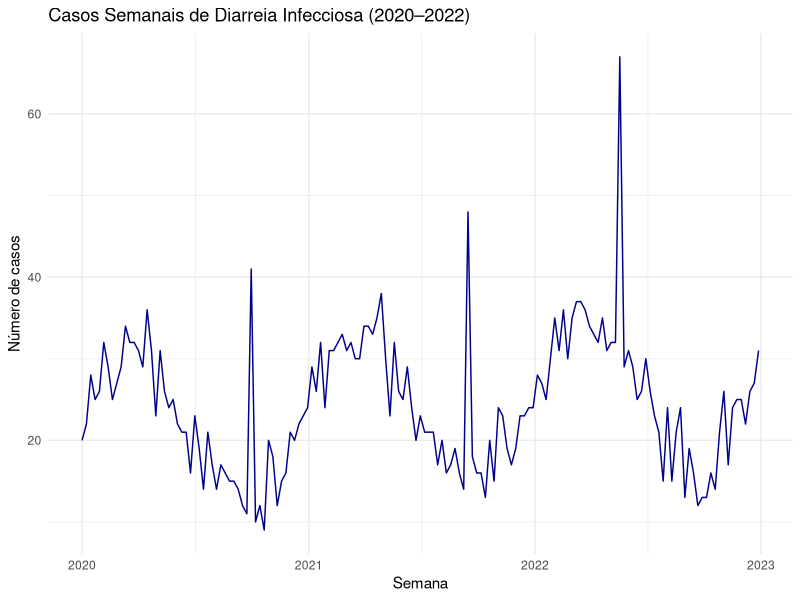
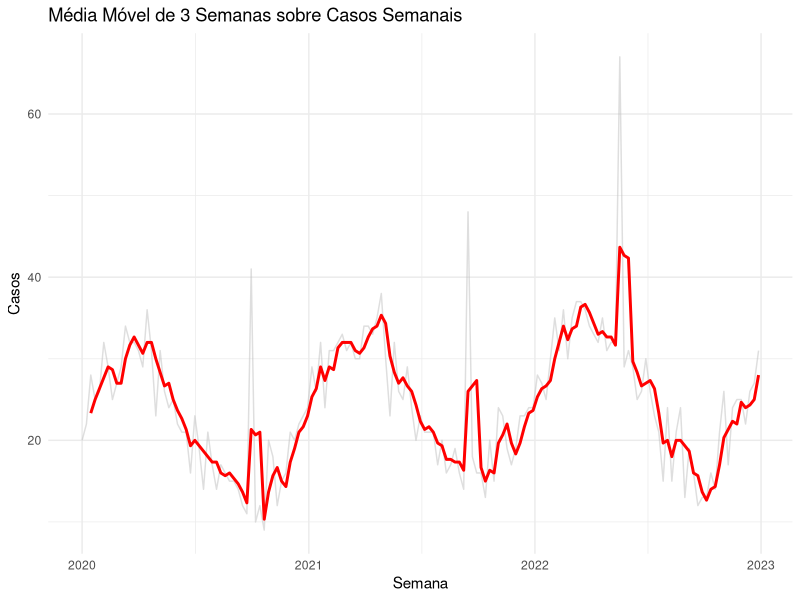
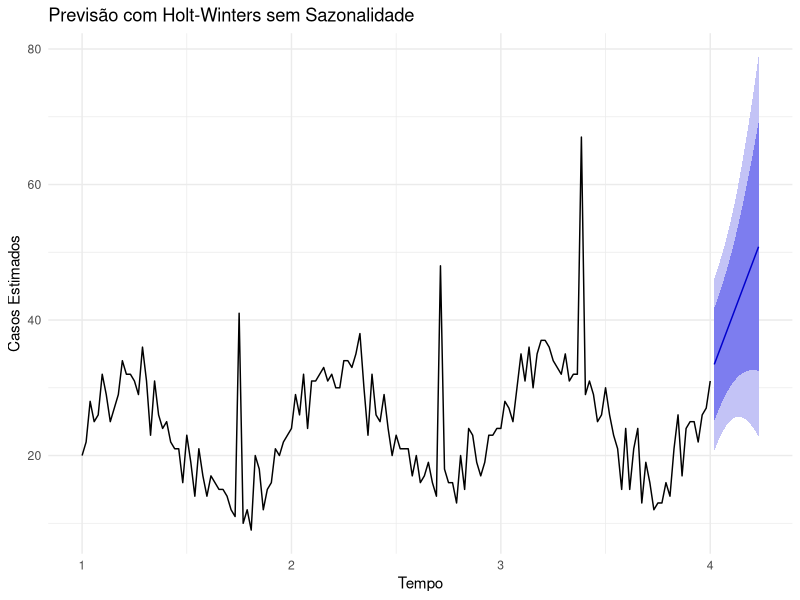
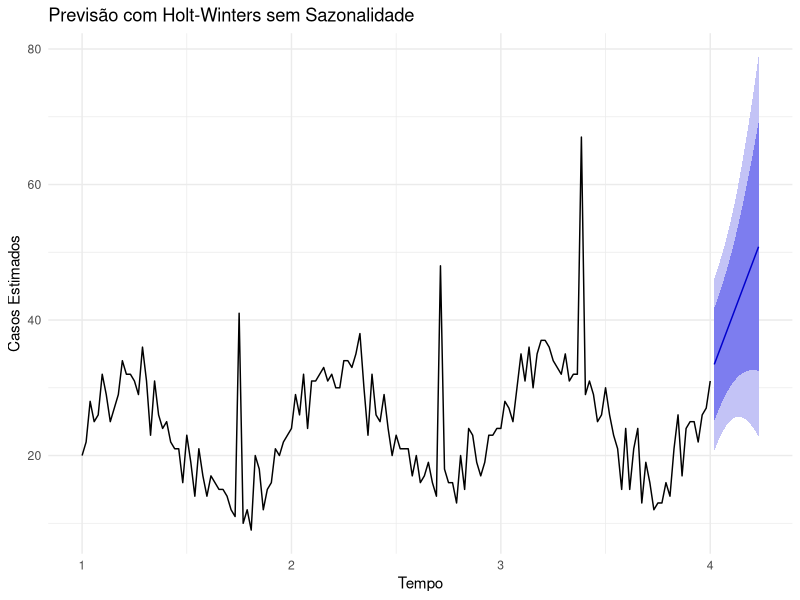
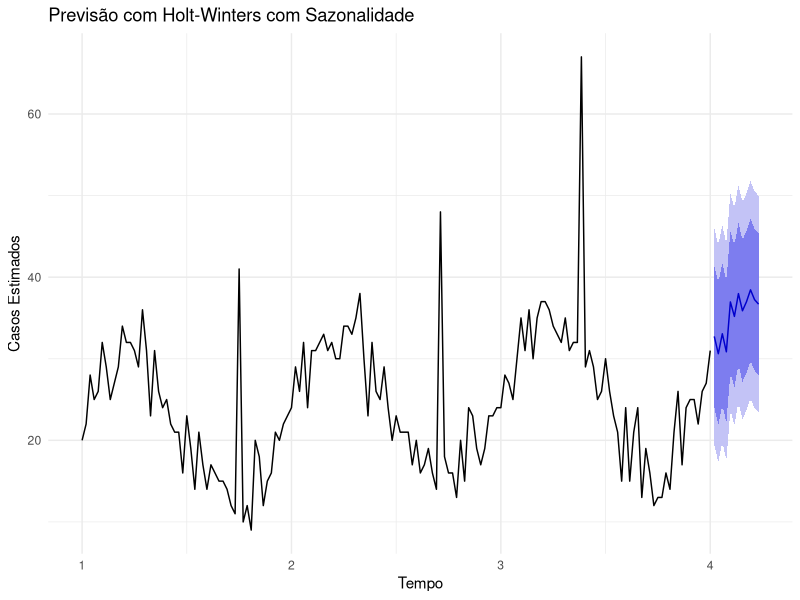
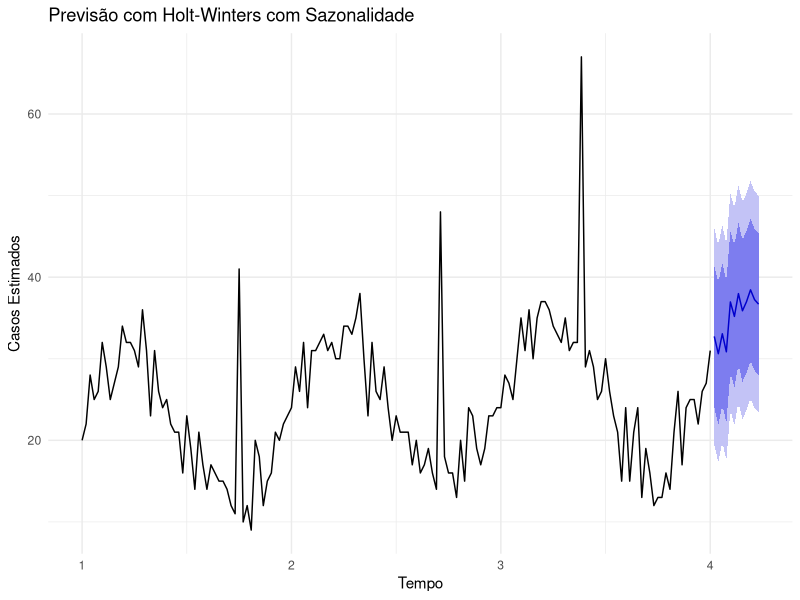
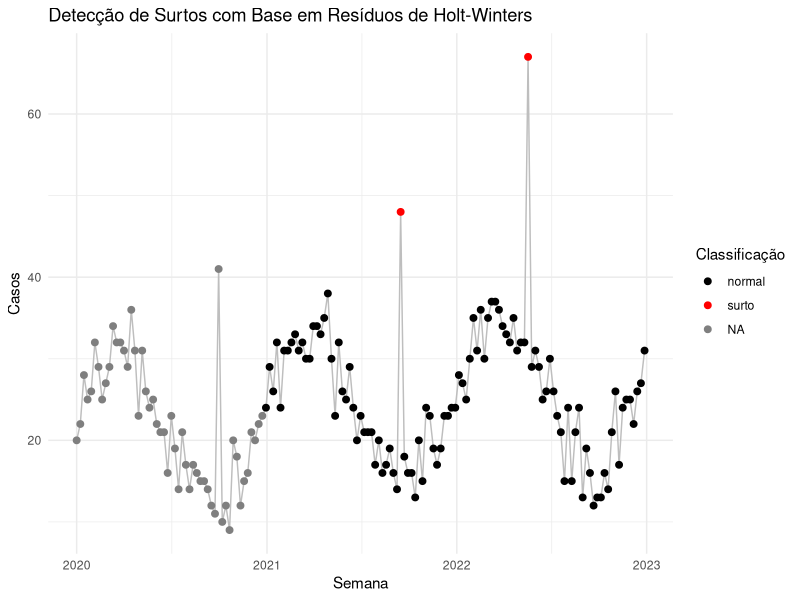

These figures' R source, in order:
# Aula 10 - Médias Móveis, Séries Temporais e Detecção de Surtos

# Problema proposto:
# Uma equipe de vigilância epidemiológica monitora semanalmente o número de casos de diarreia infecciosa em um município.
# O objetivo é identificar padrões sazonais, tendências e detectar possíveis surtos ao longo do tempo.
# A equipe usará técnicas de séries temporais como médias móveis e modelos de suavização exponencial (Holt-Winters)
# para apoiar decisões de intervenção.

# =============================================================
# 1. Carregando pacotes necessários
# =============================================================

library(tidyverse)     # Manipulação de dados e gráficos
library(lubridate)     # Manipulação de datas
library(zoo)           # Médias móveis
library(forecast)      # Modelos de séries temporais (Holt-Winters)

# =============================================================
# 2. Simulando base semanal de casos de diarreia (3 anos)
# =============================================================

set.seed(123)
data_semanal <- seq.Date(from = as.Date("2020-01-01"), to = as.Date("2022-12-31"), by = "week")
n <- length(data_semanal)

# Criando padrão com tendência leve de crescimento + sazonalidade + ruído
casos <- 20 + 
  0.05 * seq_len(n) +                                   # tendência
  10 * sin(2 * pi * seq_len(n)/52) +                    # sazonalidade anual
  rnorm(n, mean = 0, sd = 3)                            # ruído aleatório

# Adicionando surtos pontuais em algumas datas
casos[c(40, 90, 125)] <- casos[c(40, 90, 125)] + 30

serie <- tibble(
  semana = data_semanal,
  casos = round(casos)
)

# =============================================================
# 3. Visualização inicial da série temporal
# =============================================================

serie %>%
  ggplot(aes(x = semana, y = casos)) +
  geom_line(color = "darkblue") +
  labs(title = "Casos Semanais de Diarreia Infecciosa (2020–2022)",
       x = "Semana", y = "Número de casos") +
  theme_minimal()

# =============================================================
# 4. Média móvel simples (janela de 3 semanas)
# =============================================================

serie <- serie %>%
  mutate(media_movel_3s = rollmean(casos, k = 3, fill = NA, align = "right"))

serie %>%
  ggplot(aes(x = semana)) +
  geom_line(aes(y = casos), color = "gray", alpha = 0.5) +
  geom_line(aes(y = media_movel_3s), color = "red", size = 1) +
  labs(title = "Média Móvel de 3 Semanas sobre Casos Semanais",
       x = "Semana", y = "Casos") +
  theme_minimal()

# Comentário:
# A média móvel suaviza as flutuações semanais e ajuda a destacar a tendência geral.
# No entanto, ela pode atrasar a detecção de surtos rápidos por suavizar os picos.

# =============================================================
# 5. Suavização exponencial simples (Holt-Winters sem sazonalidade)
# =============================================================

serie_ts <- ts(serie$casos, frequency = 52)  # frequência semanal
modelo_hw_simples <- HoltWinters(serie_ts, beta = TRUE, gamma = FALSE)

# Gerando previsões a partir do modelo
previsao_simples <- forecast(modelo_hw_simples, h = 12)

# Plotando as previsões
forecast::autoplot(previsao_simples) +
  labs(title = "Previsão com Holt-Winters sem Sazonalidade",
       x = "Tempo", y = "Casos Estimados") +
  theme_minimal()
# =============================================================

serie_ts <- ts(serie$casos, frequency = 52)  # frequência semanal
modelo_hw_simples <- HoltWinters(serie_ts, beta = TRUE, gamma = FALSE)

forecast::autoplot(previsao_simples) +
  labs(title = "Previsão com Holt-Winters sem Sazonalidade",
       x = "Tempo", y = "Casos Estimados") +
  theme_minimal()

# Comentário:
# Esse modelo captura tendência mas não a sazonalidade. Útil para séries com variações suaves e sem padrão cíclico.

# =============================================================
# 6. Holt-Winters com sazonalidade
# =============================================================

modelo_hw_sazonal <- HoltWinters(serie_ts)

# Gerando previsões a partir do modelo com sazonalidade
previsao_sazonal <- forecast(modelo_hw_sazonal, h = 12)

# Plotando as previsões
forecast::autoplot(previsao_sazonal) +
  labs(title = "Previsão com Holt-Winters com Sazonalidade",
       x = "Tempo", y = "Casos Estimados") +
  theme_minimal()
# =============================================================

modelo_hw_sazonal <- HoltWinters(serie_ts)

forecast::autoplot(previsao_sazonal) +
  labs(title = "Previsão com Holt-Winters com Sazonalidade",
       x = "Tempo", y = "Casos Estimados") +
  theme_minimal()

# Comentário:
# Este modelo considera tendência e sazonalidade (via componente gamma).
# Ideal quando há variações cíclicas previsíveis, como em doenças sensíveis ao clima.

# =============================================================
# 7. Avaliação dos modelos Holt-Winters
# =============================================================

# Gerando previsões a partir dos modelos
previsao_simples <- forecast(modelo_hw_simples, h = 12)
previsao_sazonal <- forecast(modelo_hw_sazonal, h = 12)

# Calculando métricas de erro (MAE, RMSE, MAPE) com base nos dados ajustados
library(Metrics)

# Erros do modelo simples
erros_simples <- modelo_hw_simples$x - modelo_hw_simples$fitted[,"xhat"]
mae_simples <- mae(modelo_hw_simples$x, modelo_hw_simples$fitted[,"xhat"])
rmse_simples <- rmse(modelo_hw_simples$x, modelo_hw_simples$fitted[,"xhat"])
mape_simples <- mape(modelo_hw_simples$x, modelo_hw_simples$fitted[,"xhat"])

# Erros do modelo sazonal
erros_sazonal <- modelo_hw_sazonal$x - modelo_hw_sazonal$fitted[,"xhat"]
mae_sazonal <- mae(modelo_hw_sazonal$x, modelo_hw_sazonal$fitted[,"xhat"])
rmse_sazonal <- rmse(modelo_hw_sazonal$x, modelo_hw_sazonal$fitted[,"xhat"])
mape_sazonal <- mape(modelo_hw_sazonal$x, modelo_hw_sazonal$fitted[,"xhat"])

# Exibindo os resultados
cat("
Métricas do modelo Holt-Winters simples:
")
cat(paste("MAE:", round(mae_simples, 2), "| RMSE:", round(rmse_simples, 2), "| MAPE:", round(mape_simples * 100, 2), "%
"))

cat("
Métricas do modelo Holt-Winters com sazonalidade:
")
cat(paste("MAE:", round(mae_sazonal, 2), "| RMSE:", round(rmse_sazonal, 2), "| MAPE:", round(mape_sazonal * 100, 2), "%
"))

# Comentário:
# - MAE: erro absoluto médio
# - RMSE: raiz do erro quadrático médio (penaliza mais grandes erros)
# - MAPE: erro percentual médio absoluto (em %)
# Esses indicadores ajudam a escolher o modelo mais adequado para previsão e vigilância.


# =============================================================
# 8. Detecção de surtos e anomalias
# =============================================================

# Para comparar os resíduos corretamente, precisamos garantir que o vetor de resíduos
# tenha o mesmo comprimento da série original. Vamos extrair apenas os resíduos ajustados:

residuos_ajustados <- modelo_hw_sazonal$x - modelo_hw_sazonal$fitted[,"xhat"]

# Como a série original é um ts com atributos, vamos remover os atributos para concatenar
residuos_completos <- rep(NA, n)
residuos_completos[(length(residuos_completos) - length(residuos_ajustados) + 1):length(residuos_completos)] <- residuos_ajustados

serie <- serie %>%
  mutate(
    residuos = residuos_completos,
    limite_sup = mean(residuos, na.rm = TRUE) + 2 * sd(residuos, na.rm = TRUE),
    limite_inf = mean(residuos, na.rm = TRUE) - 2 * sd(residuos, na.rm = TRUE),
    anomalia = if_else(residuos > limite_sup, "surto", "normal")
  )

serie %>%
  ggplot(aes(x = semana, y = casos)) +
  geom_line(color = "gray") +
  geom_point(aes(color = anomalia), size = 2) +
  scale_color_manual(values = c("surto" = "red", "normal" = "black")) +
  labs(title = "Detecção de Surtos com Base em Resíduos de Holt-Winters",
       color = "Classificação", y = "Casos", x = "Semana") +
  theme_minimal()

# =============================================================
# 8. Outros modelos de séries temporais (comentário)
# =============================================================

# Além de médias móveis e Holt-Winters, outros modelos importantes incluem:
# - ARIMA: modela componentes autorregressivos, de média móvel e diferenciação
# - SARIMA: inclui componentes sazonais no ARIMA
# - Prophet: modelo do Facebook que lida bem com sazonalidades e feriados
# - Modelos Bayesianos e redes neurais para séries temporais mais complexas

# Aula concluída!
